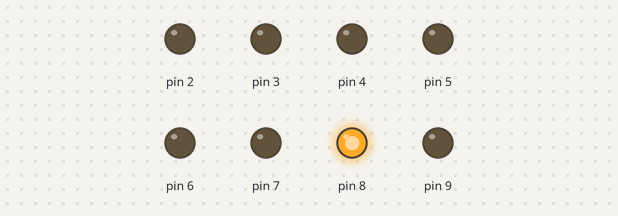
A sketch run on a simulated Arduino Uno, built with avr-gcc and run on an emulated ATmega328P. Parts: output pins drawn as LEDs (lit = HIGH).

Above: at 0.5 s.
At 2.5 s:
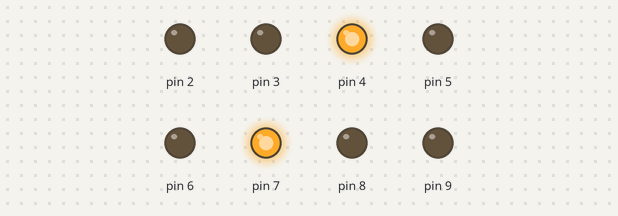
At 3.5 s:
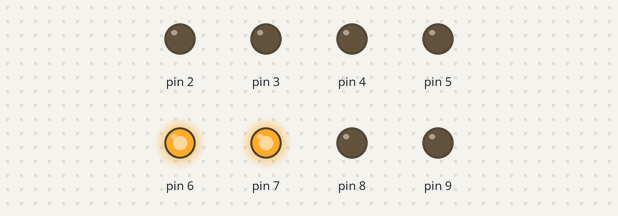
At 5.5 s:
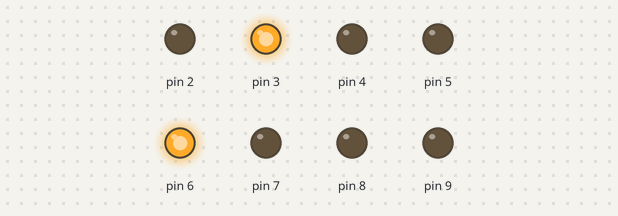
At 8.5 s:
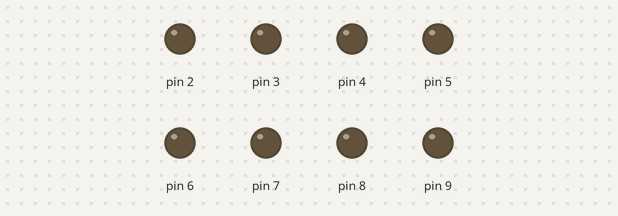
At 11.5 s:
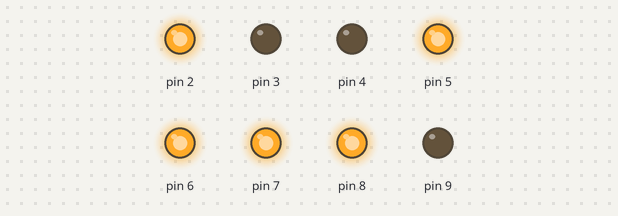
Timing chart, 0 to 13.0 s (numbered marks = the images above):
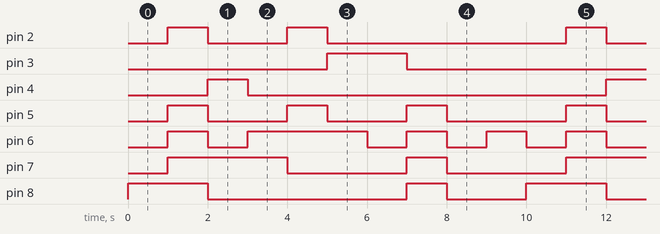

Measured:
- by itself, pin 2: repeats every 10.0 s: LOW 2.0 s, HIGH 1.0 s, LOW 6.0 s, HIGH 1.0 s
- by itself, pin 3: alternates HIGH for 2.0 s and LOW for 8.0 s
- by itself, pin 4: alternates HIGH for 1.0 s and LOW for 9.0 s
- by itself, pin 5: repeats every 10.0 s: 2 × (LOW 2.0 s, HIGH 1.0 s), LOW 3.0 s, HIGH 1.0 s
- by itself, pin 6: repeats every 10.0 s: LOW 1.0 s, HIGH 3.0 s, 3 × (LOW 1.0 s, HIGH 1.0 s)
- by itself, pin 7: repeats every 10.0 s: LOW 3.0 s, HIGH 1.0 s, LOW 3.0 s, HIGH 3.0 s
- by itself, pin 8: repeats every 10.0 s: LOW 5.0 s, HIGH 1.0 s, LOW 2.0 s, HIGH 2.0 s

The sketch:

7seg.ino
```cpp
int X[10][8] =
{
  {0, 0, 0, 0, 0, 0, 1, 0},    //0
  {1, 0, 0, 1, 1, 1, 1, 0},    //1
  {0, 0, 1, 0, 0, 1, 0, 0},    //2
  {0, 0, 0, 0, 1, 1, 0, 0},    //3
  {1, 0, 0, 1, 1, 0, 0, 0},    //4
  {0, 1, 0, 0, 1, 0, 0, 0},    //5
  {0, 1, 0, 0, 0, 0, 0, 0},    //6
  {0, 0, 0, 1, 1, 1, 1, 0},    //7
  {0, 0, 0, 0, 0, 0, 0, 0},    //8
  {0, 0, 0, 0, 1, 0, 0, 0}     //9
};

void setup()
{
  for (int i = 2; i < 10; i++)
    pinMode(i, OUTPUT);
}

void loop()
{
  for (int i = 0; i < 10; i++)
  {
    for (int j = 2; j < 10; j++)
    {
      digitalWrite(j, X[i][j - 2]);
    }
    delay(1000);
  }
}
```
